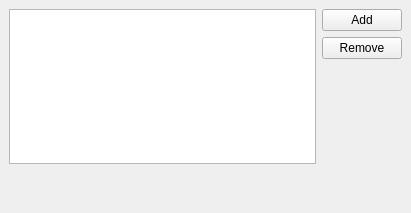
<ui version="4.0" >
 <class>AddressBookClass</class>
 <widget class="QWidget" name="AddressBookClass" >
  <property name="geometry" >
   <rect>
    <x>0</x>
    <y>0</y>
    <width>411</width>
    <height>213</height>
   </rect>
  </property>
  <property name="windowTitle" >
   <string>AddressBook</string>
  </property>
  <layout class="QGridLayout" >
   <property name="margin" >
    <number>9</number>
   </property>
   <property name="spacing" >
    <number>6</number>
   </property>
   <item row="2" column="0" colspan="2" >
    <widget class="QLabel" name="emailLabel" >
     <property name="text" >
      <string/>
     </property>
    </widget>
   </item>
   <item row="1" column="0" colspan="2" >
    <widget class="QLabel" name="nameLabel" >
     <property name="text" >
      <string>&lt;No item selected></string>
     </property>
    </widget>
   </item>
   <item row="0" column="1" >
    <layout class="QVBoxLayout" >
     <property name="margin" >
      <number>0</number>
     </property>
     <property name="spacing" >
      <number>6</number>
     </property>
     <item>
      <widget class="QPushButton" name="addButton" >
       <property name="text" >
        <string>Add</string>
       </property>
      </widget>
     </item>
     <item>
      <widget class="QPushButton" name="deleteButton" >
       <property name="text" >
        <string>Remove</string>
       </property>
      </widget>
     </item>
     <item>
      <spacer>
       <property name="orientation" >
        <enum>Qt::Vertical</enum>
       </property>
       <property name="sizeHint" >
        <size>
         <width>20</width>
         <height>40</height>
        </size>
       </property>
      </spacer>
     </item>
    </layout>
   </item>
   <item row="0" column="0" >
    <widget class="QListWidget" name="addressList" />
   </item>
  </layout>
 </widget>
 <layoutdefault spacing="6" margin="11" />
 <resources/>
 <connections/>
</ui>
